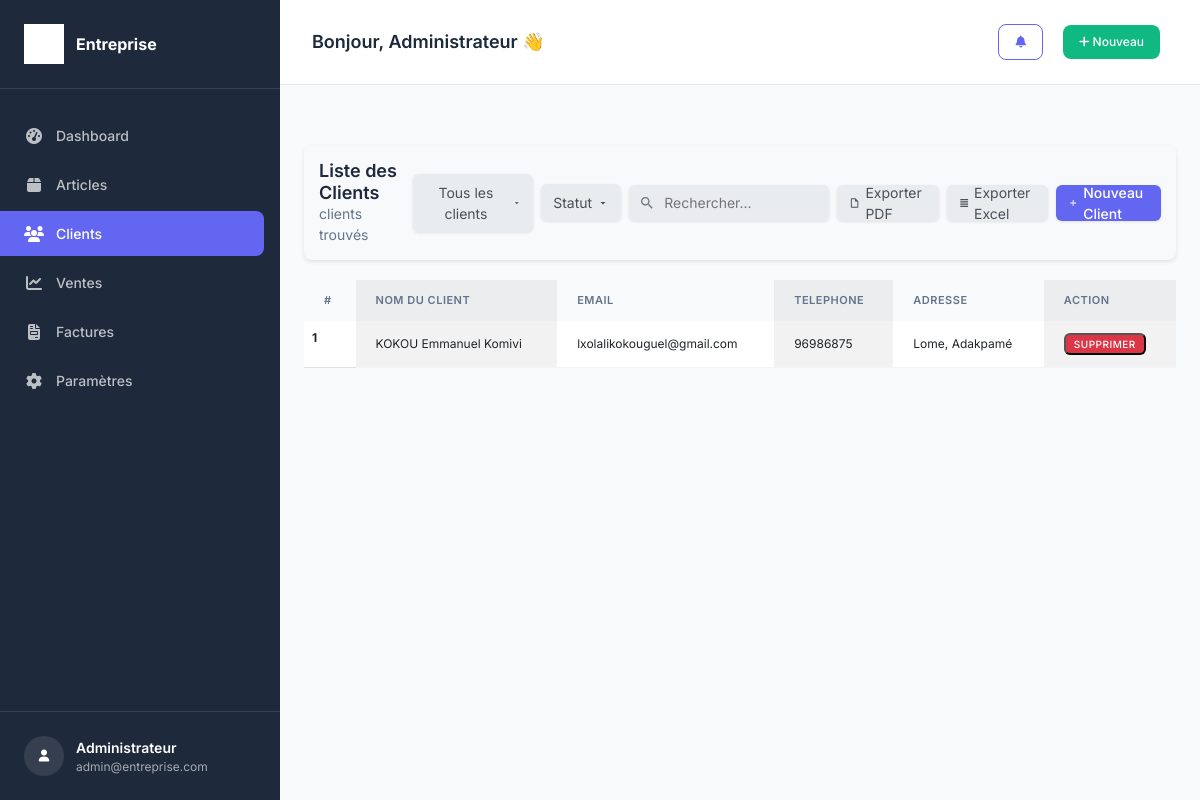
/customer_list, run on an earlier commit of the app's database.
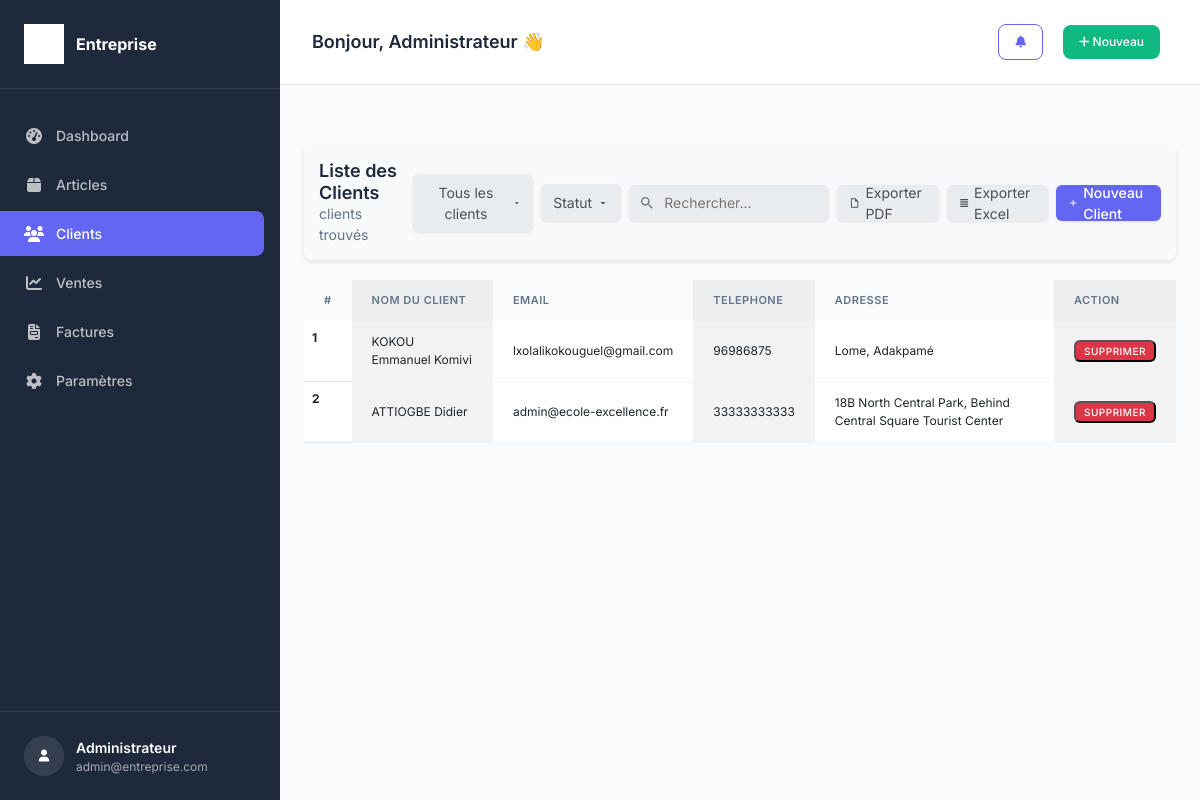
And on a later commit of the database.
### fact_app/models.py (models this page shows, shortened)
class Customer(models.Model):
    SEX_TYPES = (
        ('M', 'Male'),
        ('F', 'Female'),
    )
    name = models.CharField(max_length=132)
    email = models.EmailField()
    phone = models.CharField(max_length=132)
    address = models.CharField(max_length=132)
    sex = models.CharField(max_length=1, choices=SEX_TYPES)
    age = models.CharField(max_length=12)
    city = models.CharField(max_length=32)
    zip_code = models.CharField(max_length=32)
    created_date = models.DateTimeField(auto_now_add=True)
    save_by = models.ForeignKey(User, on_delete=models.PROTECT)
    class Meta:
        verbose_name = "Customer"
        verbose_name_plural = "Customers"

### fact_app/views.py (the view)
# urls.py: path('customer_list', views.customer_list, name='customer-list'),
def customer_list(request):
    customers = Customer.objects.all()  # Récupérer tous les produits
    customers = pagination(request, customers)  # Paginer les clients
    return render(request, 'customer_list.html', {'customers': customers})

### fact_app/utils.py (called while the page is built)
def pagination(request, items):
        default_page = 1
        page = request.GET.get('page', default_page)
        items_per_page = 10  # Augmenté à 10 éléments par page
        paginator = Paginator(items, items_per_page)
        try:
            items_page = paginator.page(page)
        except PageNotAnInteger:
            items_page = paginator.page(default_page)
        except EmptyPage:
            items_page = paginator.page(paginator.num_pages)
        return items_page

### templates/customer_list.html (shortened to what the changed rows need)
{% extends "base.html" %}
{% load static %}
{% block content %}
<br><br>
<div>
    <table class="table table-striped-columns">
        <thead>
            <tr>
                <th scope="col">#</th>
                <th scope="col">NOM DU CLIENT</th>
                <th scope="col">EMAIL</th>
                <th scope="col">TELEPHONE</th>
                <th scope="col">ADRESSE</th>
                <th scope="col">ACTION</th>
            </tr>
        </thead>
        <tbody id="myTable">
            {% if customers %}
            {% for customer in customers %}
            <tr>
                <th scope="row">{{ customer.pk }}</th>
                <td>{{ customer.name }}</td>
                <td>{{ customer.email }}</td>
                <td>{{ customer.phone }}</td>
                <td>{{ customer.address }}</td>
                <td>
                    <button id="btn-customer-sup" type="button" data-toggle="modal" data-target="#supprimer"
                        class="badge text-white bg-danger" title="Supprimer" data-id="{{ customer.pk }}"
                        data-customer="{{ customer.name }}">SUPPRIMER
                    </button>
                </td>
            </tr>
            {% endfor %}
            {% else %}
            <tr>
                <td colspan="6" class="text-center">Aucun client trouvé.</td>
            </tr>
            {% endif %}
        </tbody>
    </table>
</div>
{% endblock %}

What changed in the data, as far as the page shows it:
added Customer: pk "2", name "ATTIOGBE Didier", email "admin@ecole-excellence.fr", phone "33333333333", address "18B North Central Park, Behind Central Square Tourist Center"
